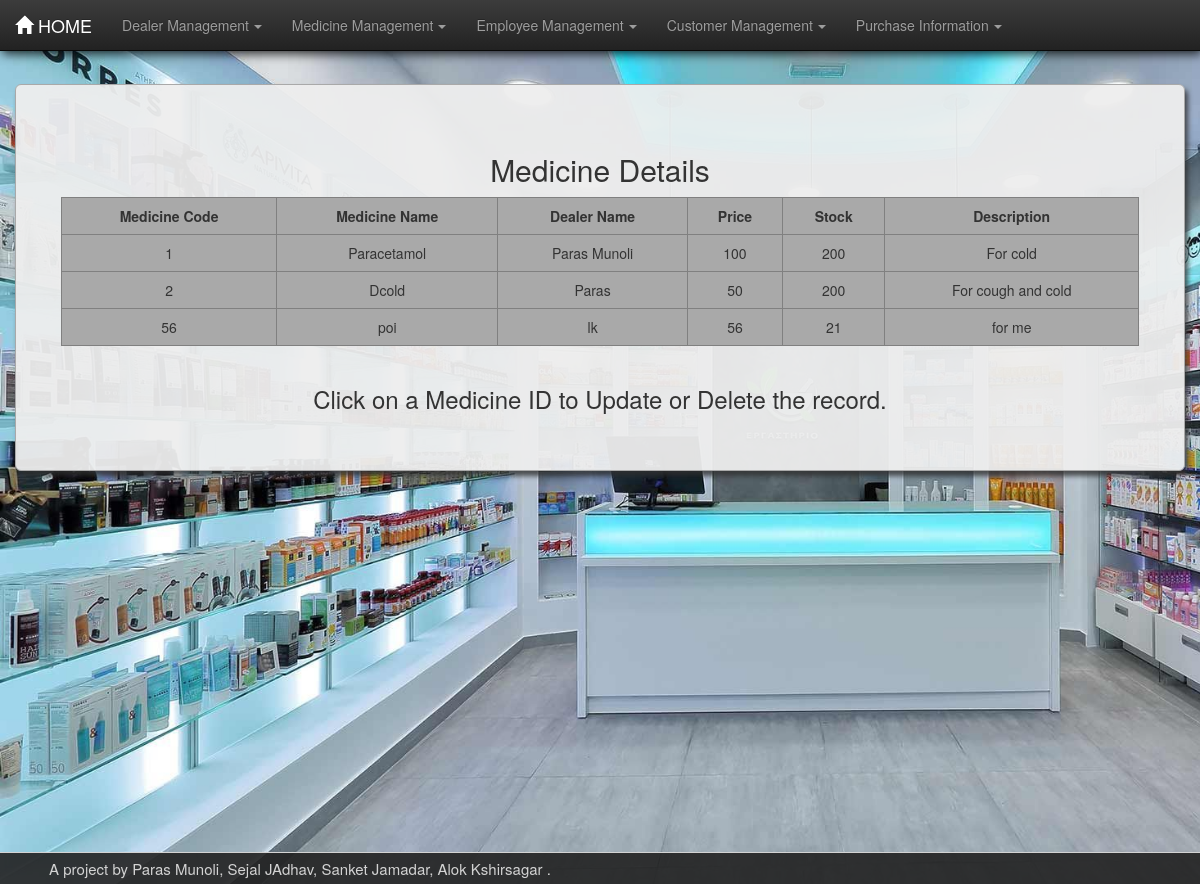
/pharma/medtable/, run on the app's committed database.
### pharma/models.py (models this page shows, shortened)
class Medicine(models.Model):
    id = models.BigAutoField(primary_key=True)
    m_id = models.IntegerField(unique=True)
    mname = models.CharField(max_length=30)
    dname = models.CharField(max_length=30)
    desc = models.CharField(max_length=100)
    price = models.CharField(max_length=30)
    stock = models.IntegerField()

### pharma/views.py (the view)
# urls.py: path('medtable/', views.medtable, name='medtable'),
def medtable(request):
    med = Medicine.objects.all()
    dict = {"med": med}
    return render(request, 'pharma/medtable.html', dict)

### pharma/templates/pharma/medtable.html (shortened to what this page needs)
{% load static %}
<!DOCTYPE html>
<html lang="en">
<head>
    <link rel="stylesheet" href="{% static 'pharma/css/bootstrap.min.css' %}">
    <link rel="stylesheet" href="{% static 'pharma/css/bootstrap-theme.min.css' %}">
    <link rel="stylesheet" href="{% static 'pharma/css/style.css' %}">
</head>
<body>
<nav class="navbar navbar-inverse navbar-fixed-top">
    <div class="container-fluid">
        <div class="navbar-header">
            <a href="/pharma/" class="navbar-brand"><span
                    class="glyphicon glyphicon glyphicon-home"></span>&nbsp;HOME</a>
        </div>
        <div class="collapse navbar-collapse" id="thisnav">
            <ul class="nav navbar-nav">
                <li class="dropdown"><a href="#" class="dropdown-toggle" data-toggle="dropdown">Dealer Management<b
                        class="caret"></b></a>
                </li>
                <li class="dropdown"><a href="#" class="dropdown-toggle" data-toggle="dropdown">Medicine Management<b
                        class="caret"></b></a>
                </li>
                <li class="dropdown"><a href="#" class="dropdown-toggle" data-toggle="dropdown">Employee Management<b
                        class="caret"></b></a>
                </li>
                <li class="dropdown"><a href="#" class="dropdown-toggle" data-toggle="dropdown">Customer Management<b
                        class="caret"></b></a>
                </li>
                <li class="dropdown"><a href="#" class="dropdown-toggle" data-toggle="dropdown">Purchase Information<b
                        class="caret"></b></a>
                </li>
            </ul>
        </div>
    </div>
</nav>
<div class="container-fluid martop7">
    <div class="jumbotron jumcust">
        <h2>Medicine Details</h2>
        <div class="row">
            <div class="col-md-1">
            </div>
            <table border="1" class="table table-responsive table-hover col-md-10">
                <tr>
                    <th>Medicine Code</th>
                    <th>Medicine Name</th>
                    <th>Dealer Name</th>
                    <th>Price</th>
                    <th>Stock</th>
                    <th>Description</th>
                </tr>
                {% for foo in med %}
                    <tr>
                        <td class="idlink"><a href="/pharma/medformview{{ foo.id }}/">{{ foo.m_id }}</a></td>
                        <td>{{ foo.mname }}</td>
                        <td>{{ foo.dname }}</td>
                        <td>{{ foo.price }}</td>
                        <td>{{ foo.stock }}</td>
                        <td>{{ foo.desc }}</td>
                    </tr>
                {% endfor %}
            </table>
        </div>
        <footer><h3>Click on a Medicine ID to Update or Delete the record.</h3></footer>
    </div>
</div>
<footer id="contact" class="container-fluid text-center">
    <div class="row">
        <div class="left-footer col-lg-6">
            <span class="footer-text">A project by Paras Munoli, Sejal JAdhav, Sanket Jamadar, Alok Kshirsagar .</span>
        </div>
    </div>
</footer>
</body>
</html>

### pharma/static/pharma/css/style.css (style rules this page uses)
body { background-image: url("images/bghom.jpg"); background-size: cover; background-attachment: fixed; min-height: 100vh; }
.caret { margin-left: 5px; }
table { text-align: center; border-collapse: collapse; background-color: darkgray; }
th { text-align: center; }
.martop7 { margin-top: 7%; }
.jumcust { box-shadow: 3px 5px 5px rgba(47, 47, 47, 0.8); border: 1px solid darkgrey; border-radius: 0px; text-align: center; background-color: rgba(238, 238, 238, 0.95); }
.table>tbody>tr>td, .table>tbody>tr>th { border-top: none; }
a:link { text-decoration: none; color: #333; }
#contact { padding-top: 0.5rem; padding-bottom: 0.5rem; border-top: 1px solid; background-color: rgba(34, 34, 34, 0.9); color: lightgray; font-size: 1.5rem; position: fixed; left: 0; bottom: 0; width: 100%; }
.navbar { box-shadow: 2px 3px 10px rgba(0, 0, 0, 0.8); }

### data on the page
Medicine: m_id "1", mname "Paracetamol", dname "Paras Munoli", price "100", stock "200", desc "For cold"
Medicine: m_id "2", mname "Dcold", dname "Paras", price "50", stock "200", desc "For cough and cold"
Medicine: m_id "56", mname "poi", dname "lk", price "56", stock "21", desc "for me"
